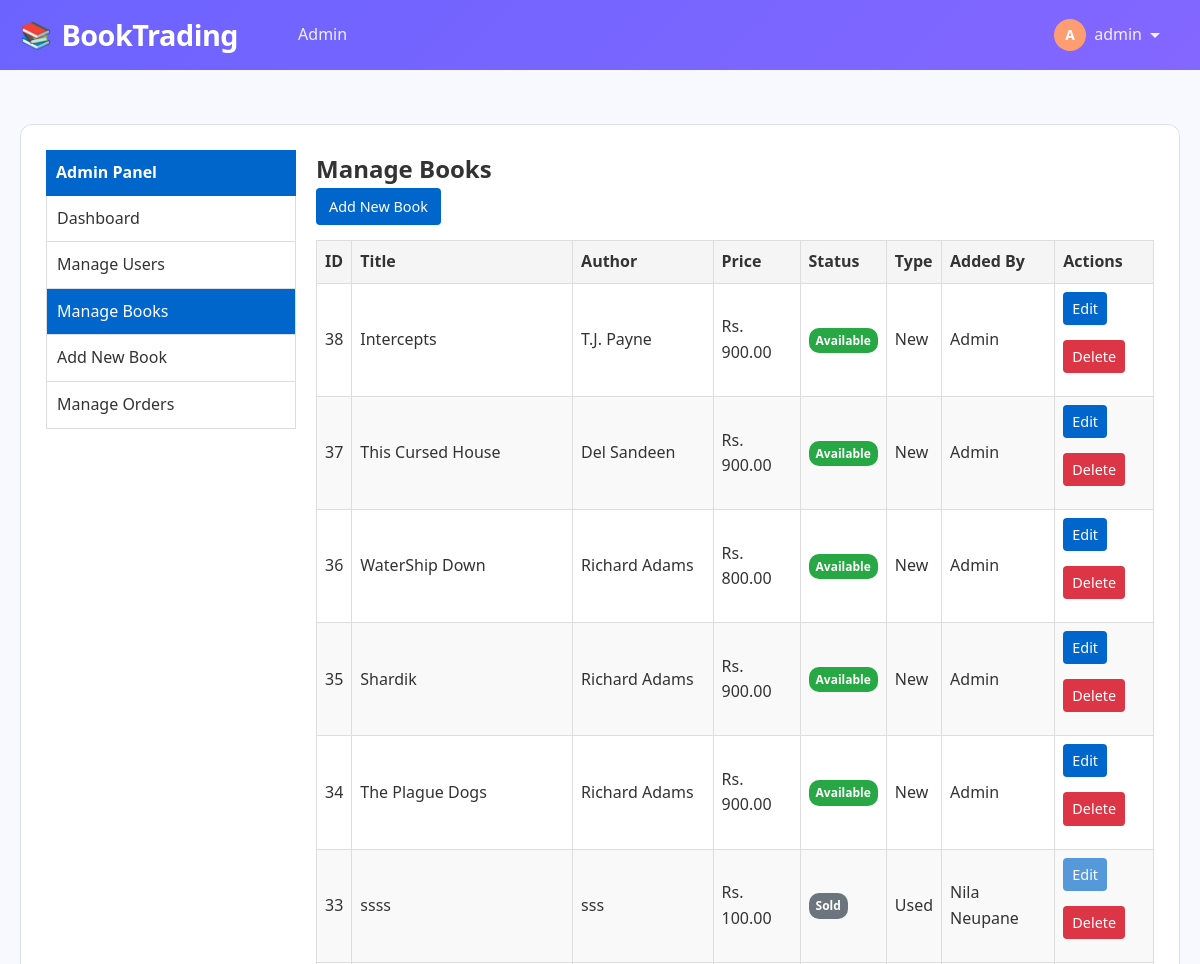
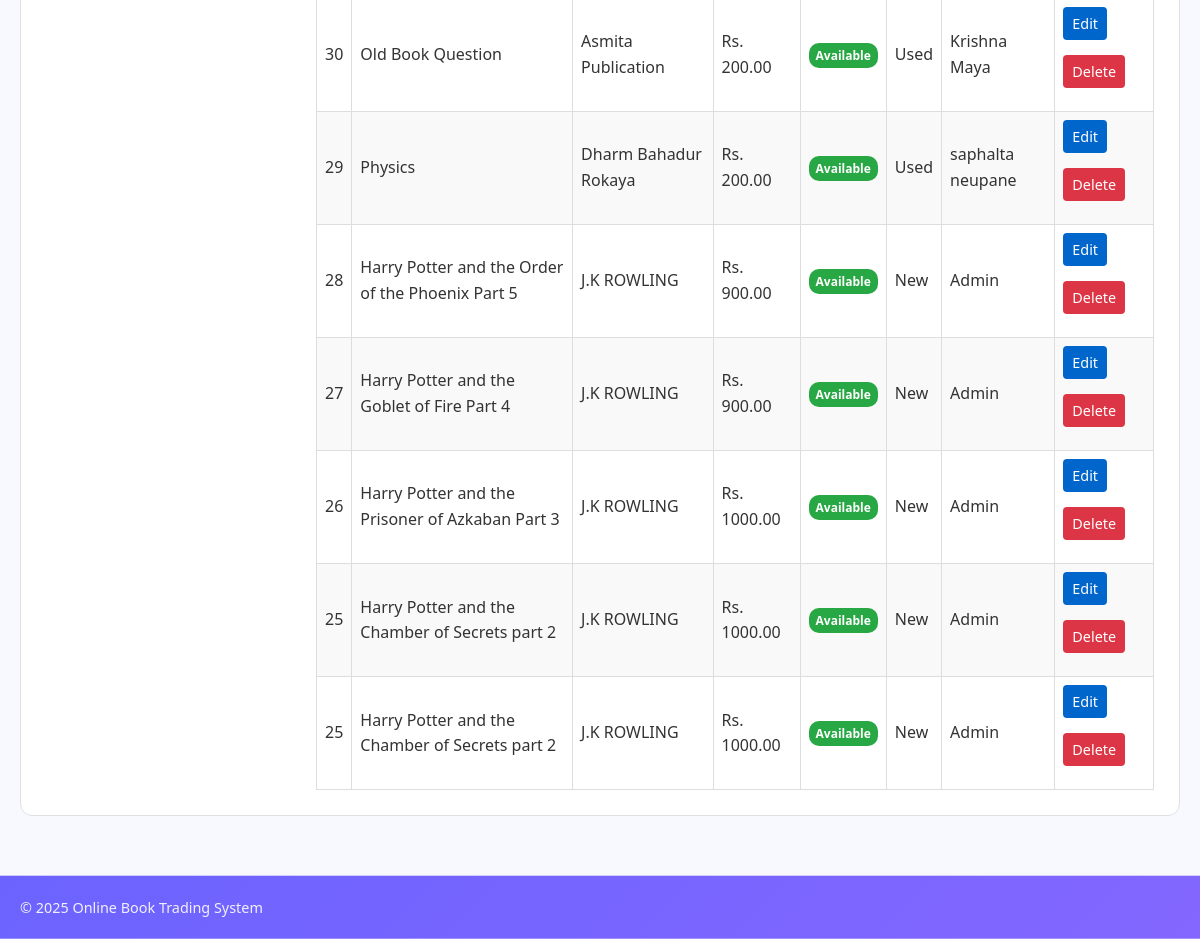
The app's page /admin/books.php (signed in) with its own data (2 pictures, top to bottom).
### tables this page shows
CREATE TABLE `books` (
  `id` int(11) NOT NULL,
  `title` varchar(255) NOT NULL,
  `author` varchar(255) NOT NULL,
  `description` text DEFAULT NULL,
  `price` decimal(10,2) NOT NULL,
  `image` varchar(255) DEFAULT 'default-book.jpg',
  `status` enum('available','sold','pending') DEFAULT 'available',
  `quantity` int(11) DEFAULT 1,
  `added_by` int(11) DEFAULT NULL,
  `is_old` tinyint(1) DEFAULT 0,
  `created_at` timestamp NOT NULL DEFAULT current_timestamp()
);

CREATE TABLE `users` (
  `id` int(11) NOT NULL,
  `name` varchar(255) NOT NULL,
  `email` varchar(255) NOT NULL,
  `phone` varchar(20) NOT NULL,
  `password` varchar(255) NOT NULL,
  `address` text DEFAULT NULL,
  `is_admin` tinyint(1) DEFAULT 0,
  `created_at` timestamp NOT NULL DEFAULT current_timestamp()
);

### includes/functions.php (called while the page is built, shortened)
<?php
function getAllBooks() {
    global $conn;
    $query = "SELECT b.*, u.name as added_by_name
              FROM books b
              LEFT JOIN users u ON b.added_by = u.id
              ORDER BY b.created_at DESC";
    $result = mysqli_query($conn, $query);
    $books = [];
    if ($result && mysqli_num_rows($result) > 0) {
        while ($row = mysqli_fetch_assoc($result)) {
            $books[] = $row;
        }
    }
    return $books;
}
?>

### admin/books.php (the view, shortened to what this page needs)
<?php
$relativePath = '../';
require_once $relativePath . 'includes/header.php';
$books = getAllBooks();
?>
<div class="admin-container">
    <div class="sidebar">
        <div class="sidebar-header">
            Admin Panel
        </div>
        <div class="sidebar-menu">
            <a href="dashboard.php">Dashboard</a>
            <a href="users.php">Manage Users</a>
            <a href="books.php" class="active">Manage Books</a>
            <a href="add_book.php">Add New Book</a>
            <a href="orders.php">Manage Orders</a>
        </div>
    </div>
    <div class="main-content">
        <h2>Manage Books</h2>
        <div>
            <a href="add_book.php" class="btn btn-primary">Add New Book</a>
        </div>
        <?php if (empty($books)): ?>
            <div class="alert">No books found.</div>
        <?php else: ?>
            <div>
                <table class="books-table">
                    <thead>
                        <tr>
                            <th>ID</th>
                            <th>Title</th>
                            <th>Author</th>
                            <th>Price</th>
                            <th>Status</th>
                            <th>Type</th>
                            <th>Added By</th>
                            <th>Actions</th>
                        </tr>
                    </thead>
                    <tbody>
                        <?php foreach ($books as $book): ?>
                            <tr>
                                <td><?php echo $book['id']; ?></td>
                                <td><?php echo $book['title']; ?></td>
                                <td><?php echo $book['author']; ?></td>
                                <td>Rs. <?php echo $book['price']; ?></td>
                                <td>
                                    <span class="badge badge-<?php echo $book['status'] === 'available' ? 'success' : ($book['status'] === 'pending' ? 'warning' : 'secondary'); ?>">
                                        <?php echo ucfirst($book['status']); ?>
                                    </span>
                                </td>
                                <td><?php echo $book['is_old'] ? 'Used' : 'New'; ?></td>
                                <td><?php echo $book['added_by_name'] ? $book['added_by_name'] : 'Admin'; ?></td>
                                <td>
                                    <a href="edit_book.php?id=<?php echo $book['id']; ?>"
                                       class="btn btn-primary btn-sm <?php echo ($book['is_old'] && $book['status'] === 'sold') ? 'disabled' : ''; ?>">
                                       Edit
                                    </a>
                                    <a href="delete_book.php?id=<?php echo $book['id']; ?>"
                                       class="btn btn-danger btn-sm"
                                       onclick="return confirm('Are you sure you want to delete this book?')">Delete</a>
                                </td>
                            </tr>
                        <?php endforeach; ?>
                    </tbody>
                </table>
            </div>
        <?php endif; ?>
    </div>
</div>
<?php require_once $relativePath . 'includes/footer.php'; ?>

### assets/css/style.css (style rules this page uses)
body { font-family: 'Segoe UI', Tahoma, Geneva, Verdana, sans-serif; background-color: #f8f9fa; }

### includes/header.php (style rules this page uses)
:root { --primary-color: #6c63ff; --secondary-color: #ff9d72; --accent-color: #ff6584; --success-color: #4caf50; --light-color: #f8f9ff; --dark-color: #2c2c54; --gray-light: #f0f2f9; --gray-medium: #e0e0e0; --gray-dark: #a0a0a0; --text-primary: #333333; --text-secondary: #666666; --font-primary: 'Poppins', 'Segoe UI', Tahoma, sans-serif; --radius: 12px; --radius-sm: 6px; --transition: all 0.3s ease; }
* { box-sizing: border-box; margin: 0; padding: 0; }
body { font-family: var(--font-primary); line-height: 1.6; color: var(--text-primary); background-color: var(--light-color); min-height: 100vh; }
.btn { display: inline-block; padding: 8px 16px; border-radius: 30px; text-decoration: none; font-weight: 500; cursor: pointer; border: none; transition: var(--transition); font-size: 0.9rem; }
.btn-primary { background-color: var(--primary-color); color: white; }

### admin/books.php (style rules this page uses)
.admin-container { display: flex; flex-wrap: wrap; }
.sidebar { width: 250px; margin-right: 20px; margin-bottom: 20px; }
.sidebar-header { background-color: #0066cc; color: white; padding: 10px; font-weight: bold; }
.sidebar-menu { border: 1px solid #ddd; border-top: none; }
.sidebar-menu a { display: block; padding: 10px; border-bottom: 1px solid #ddd; text-decoration: none; color: #333; }
.sidebar-menu a:last-child { border-bottom: none; }
.sidebar-menu a.active { background-color: #0066cc; color: white; }
.main-content { flex: 1; min-width: 300px; }
.btn { display: inline-block; padding: 6px 12px; margin-bottom: 15px; text-align: center; text-decoration: none; cursor: pointer; border: 1px solid transparent; border-radius: 4px; }
.btn-primary { background-color: #0066cc; color: white; }
.btn-danger { background-color: #dc3545; color: white; }
.btn-sm { padding: 4px 8px; font-size: 0.9em; }
.btn.disabled { opacity: 0.65; cursor: not-allowed; }
.books-table { width: 100%; border-collapse: collapse; }
.books-table th, .books-table td { border: 1px solid #ddd; padding: 8px; text-align: left; }
.books-table th { background-color: #f5f5f5; }
.books-table tr:nth-child(even) { background-color: #f9f9f9; }
.badge { display: inline-block; padding: 3px 7px; font-size: 0.75em; font-weight: bold; border-radius: 10px; color: white; }
.badge-success { background-color: #28a745; }
.badge-secondary { background-color: #6c757d; }

### includes/footer.php (style rules this page uses)
html, body { height: 100%; }
body { display: flex; flex-direction: column; min-height: 100vh; }

### records on screen
books: id "38", title "Intercepts", author "T.J. Payne", price "900.00", status "Available", is_old "New", shows "Admin"
books: id "37", title "This Cursed House", author "Del Sandeen", price "900.00", status "Available", is_old "New", shows "Admin"
books: id "36", title "WaterShip Down", author "Richard Adams", price "800.00", status "Available", is_old "New", shows "Admin"
books: id "35", title "Shardik", author "Richard Adams", price "900.00", status "Available", is_old "New", shows "Admin"
books: id "34", title "The Plague Dogs", author "Richard Adams", price "900.00", status "Available", is_old "New", shows "Admin"
books: id "33", title "ssss", author "sss", price "100.00", status "Sold", is_old "Used", added_by.name "Nila Neupane"
books: id "30", title "Old Book Question", author "Asmita Publication", price "200.00", status "Available", is_old "Used", added_by.name "Krishna Maya"
books: id "29", title "Physics", author "Dharm Bahadur Rokaya", price "200.00", status "Available", is_old "Used", added_by.name "saphalta neupane"
books: id "28", title "Harry Potter and the Order of the Phoenix Part 5", author "J.K ROWLING", price "900.00", status "Available", is_old "New", shows "Admin"
books: id "27", title "Harry Potter and the Goblet of Fire Part 4", author "J.K ROWLING", price "900.00", status "Available", is_old "New", shows "Admin"
books: id "26", title "Harry Potter and the Prisoner of Azkaban Part 3", author "J.K ROWLING", price "1000.00", status "Available", is_old "New", shows "Admin"
books: id "25", title "Harry Potter and the Chamber of Secrets part 2", author "J.K ROWLING", price "1000.00", status "Available", is_old "New", shows "Admin"

### other values on screen
substr($_SESSION['user_name'], 0, 1) "A"
$_SESSION['user_name'] "admin"
